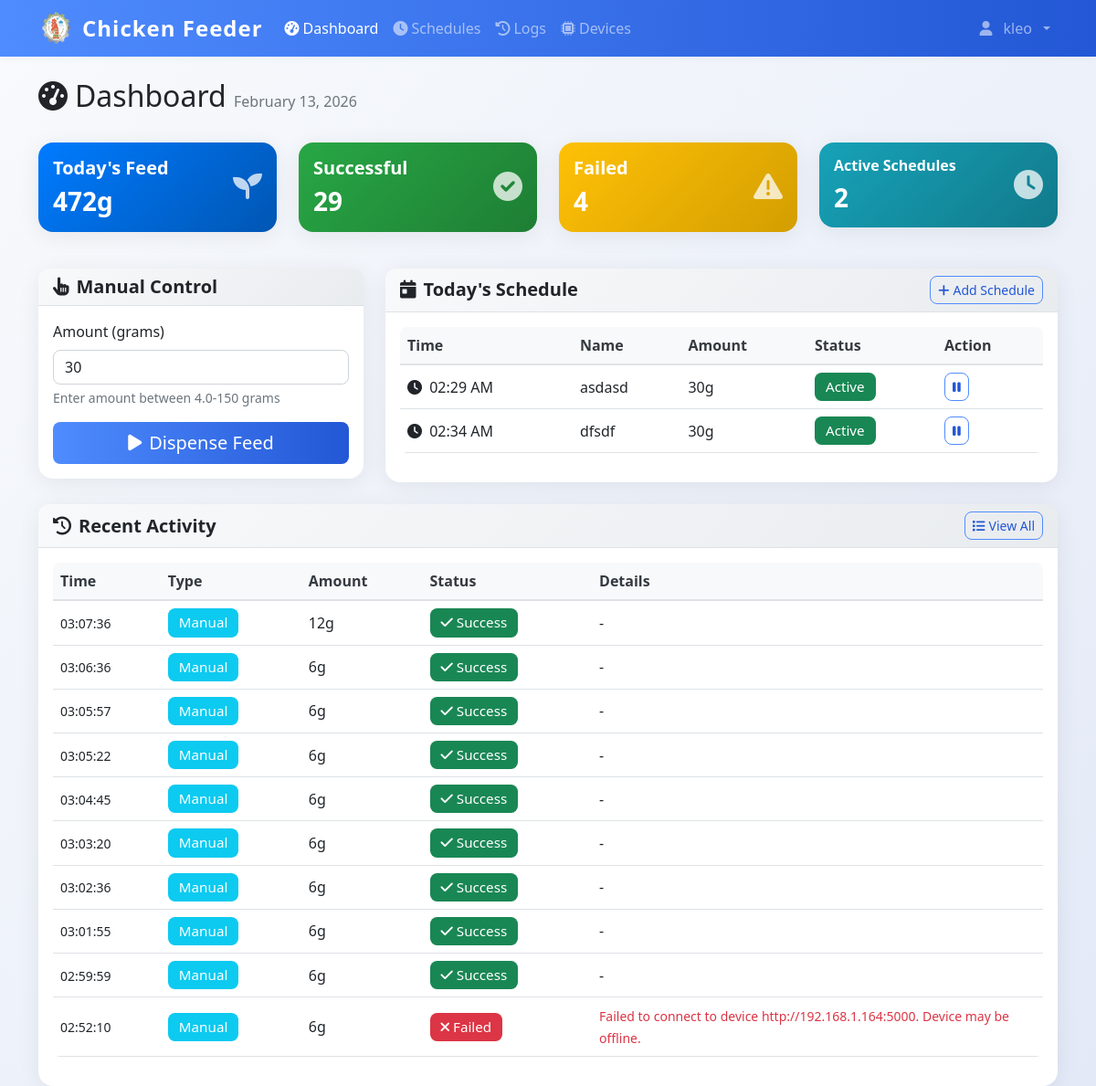
/dashboard (signed in), run on an earlier commit of the app's database.
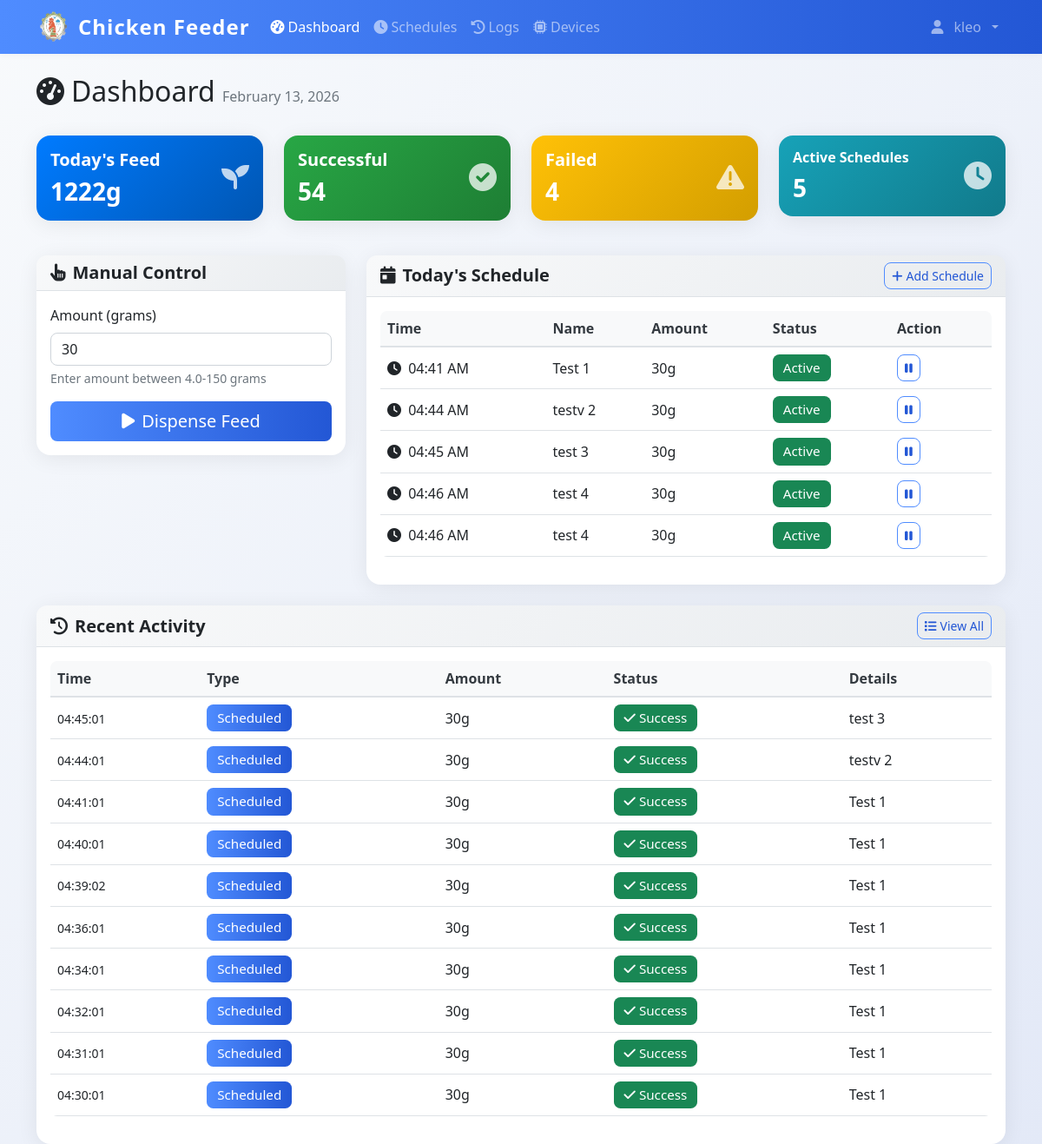
And on a later commit of the database.
### models.py (models this page shows)
class FeedSchedule(db.Model):
    id = db.Column(db.Integer, primary_key=True)
    name = db.Column(db.String(100), nullable=False)
    feed_time = db.Column(db.Time, nullable=False)
    amount_grams = db.Column(db.Integer, nullable=False)
    is_active = db.Column(db.Boolean, default=True)
    created_by = db.Column(db.Integer, db.ForeignKey('user.id'), nullable=False)
    created_at = db.Column(db.DateTime, default=datetime.now)
    user = db.relationship('User', backref=db.backref('schedules', lazy=True))

class DispenseLog(db.Model):
    id = db.Column(db.Integer, primary_key=True)
    timestamp = db.Column(db.DateTime, default=datetime.now, nullable=False)
    amount_grams = db.Column(db.Integer, nullable=False)
    trigger_type = db.Column(db.String(20), nullable=False)
    schedule_id = db.Column(db.Integer, db.ForeignKey('feed_schedule.id'), nullable=True)
    status = db.Column(db.String(20), default='success')
    error_message = db.Column(db.Text, nullable=True)
    image_path = db.Column(db.String(255), nullable=True)  # Path to captured feed image
    pellet_count = db.Column(db.Integer, nullable=True)  # Number of pellets detected in image
    grams_detected = db.Column(db.Float, nullable=True)  # Estimated grams of pellets in feeder
    grams_dispensed = db.Column(db.Integer, nullable=True)  # Actual amount dispensed by servo
    triggered_by = db.Column(db.Integer, db.ForeignKey('user.id'), nullable=True)
    schedule = db.relationship('FeedSchedule', backref=db.backref('dispense_logs', lazy=True))
    user = db.relationship('User', backref=db.backref('dispense_logs', lazy=True))

### app.py (the view)
@app.route('/dashboard', methods=['GET', 'POST'])
@login_required
def dashboard():
    from utils.model_utils import get_feed_ratio
    today_schedules = FeedSchedule.query.filter_by(created_by=current_user.id, is_active=True).order_by(FeedSchedule.feed_time).all()
    today_start = datetime.now().replace(hour=0, minute=0, second=0, microsecond=0)
    today_logs = DispenseLog.query.filter(
        DispenseLog.timestamp >= today_start,
        DispenseLog.triggered_by == current_user.id
    ).order_by(DispenseLog.timestamp.desc()).all()
    total_today = sum(log.amount_grams for log in today_logs if log.status == 'success')
    feed_config = get_feed_ratio()
    min_grams = feed_config.get('grams_per_drop', 4.0)
    return render_template('dashboard.html',
                         schedules=today_schedules,
                         logs=today_logs,
                         total_today=total_today,
                         min_grams=min_grams)

### app.py (called while the page is built)
@login_manager.user_loader
def load_user(user_id):
    return db.session.get(User, int(user_id))

@app.context_processor
def inject_datetime():
    return {'datetime': datetime}

@app.before_request
def restrict_admin_from_user_pages():
    if current_user.is_authenticated and getattr(current_user, 'is_admin', False):
        if not request.path.startswith('/admin'):
            if not request.path.startswith('/static') and not request.path.startswith('/logout'):
                return redirect(url_for('admin.dashboard'))

### utils/model_utils.py (called while the page is built)
def get_feed_ratio():
    if not os.path.exists(CONFIG_PATH):
        return {'pellets': 150, 'grams': 6.0, 'grams_per_drop': 4.0}
    with open(CONFIG_PATH, 'r') as f:
        data = json.load(f)
    if 'grams_per_drop' not in data:
        data['grams_per_drop'] = 4.0
    return data

### templates/dashboard.html (shortened to what the changed rows need)
{% extends "base.html" %}
{% block content %}
<div class="container mt-4">
    <div class="row mb-4">
    <div class="col">
        <h1 class="h2">
            <i class="fas fa-tachometer-alt me-2"></i>Dashboard
            <span class="text-muted fs-6">{{ datetime.now().strftime('%B %d, %Y') }}</span>
        </h1>
    </div>
</div>
<div class="row mb-4">
    <div class="col-md-3 mb-3">
        <div class="card bg-primary text-white">
            <div class="card-body">
                <div class="d-flex justify-content-between">
                    <div>
                        <h5 class="card-title">Today's Feed</h5>
                        <h3 class="mb-0" id="total-today">{{ total_today }}g</h3>
                    </div>
                </div>
            </div>
        </div>
    </div>
    <div class="col-md-3 mb-3">
        <div class="card bg-success text-white">
            <div class="card-body">
                <div class="d-flex justify-content-between">
                    <div>
                        <h5 class="card-title">Successful</h5>
                        <h3 class="mb-0" id="successful-today">{{ logs|selectattr('status', 'equalto', 'success')|list|length }}</h3>
                    </div>
                </div>
            </div>
        </div>
    </div>
    <div class="col-md-3 mb-3">
        <div class="card bg-info text-white">
            <div class="card-body">
                <div class="d-flex justify-content-between">
                    <div>
                        <h5 class="card-title fs-6">Active Schedules</h5>
                        <h3 class="mb-0">{{ schedules|selectattr('is_active')|list|length }}</h3>
                    </div>
                </div>
            </div>
        </div>
    </div>
</div>
<div class="row">
    <div class="col-lg-8 mb-4">
        <div class="card">
            <div class="card-body">
                {% if schedules %}
                <div class="table-responsive">
                    <table class="table table-hover">
                        <thead>
                            <tr>
                                <th>Time</th>
                                <th>Name</th>
                                <th>Amount</th>
                                <th>Status</th>
                                <th>Action</th>
                            </tr>
                        </thead>
                        <tbody>
                            {% for schedule in schedules %}
                            <tr>
                                <td>
                                    <i class="fas fa-clock me-1"></i>
                                    {{ schedule.feed_time.strftime('%I:%M %p') }}
                                </td>
                                <td>{{ schedule.name }}</td>
                                <td>{{ schedule.amount_grams }}g</td>
                                <td>
                                    {% if schedule.is_active %}
                                        <span class="badge bg-success">Active</span>
                                    {% else %}
                                        <span class="badge bg-secondary">Inactive</span>
                                    {% endif %}
                                </td>
                                <td>
                                    <button class="btn btn-sm btn-outline-primary"
                                            onclick="toggleSchedule({{ schedule.id }})">
                                        {% if schedule.is_active %}
                                            <i class="fas fa-pause"></i>
                                        {% else %}
                                            <i class="fas fa-play"></i>
                                        {% endif %}
                                    </button>
                                </td>
                            </tr>
                            {% endfor %}
                        </tbody>
                    </table>
                </div>
                {% endif %}
            </div>
        </div>
    </div>
</div>
<div class="row">
    <div class="col-12">
        <div class="card">
            <div class="card-body">
                {% if logs %}
                <div class="table-responsive">
                    <table class="table table-hover">
                        <thead>
                            <tr>
                                <th>Time</th>
                                <th>Type</th>
                                <th>Amount</th>
                                <th>Status</th>
                                <th>Details</th>
                            </tr>
                        </thead>
                        <tbody>
                            {% for log in logs[:10] %}
                            <tr>
                                <td>
                                    <small>{{ log.timestamp.strftime('%H:%M:%S') }}</small>
                                </td>
                                <td>
                                    {% if log.trigger_type == 'manual' %}
                                        <span class="badge bg-info">Manual</span>
                                    {% else %}
                                        <span class="badge bg-primary">Scheduled</span>
                                    {% endif %}
                                </td>
                                <td>{{ log.amount_grams }}g</td>
                                <td>
                                    {% if log.status == 'success' %}
                                        <span class="badge bg-success">
                                            <i class="fas fa-check me-1"></i>Success
                                        </span>
                                    {% else %}
                                        <span class="badge bg-danger">
                                            <i class="fas fa-times me-1"></i>Failed
                                        </span>
                                    {% endif %}
                                </td>
                                <td style="max-width: 300px;">
                                    {% if log.schedule %}
                                        {{ log.schedule.name }}
                                    {% elif log.error_message %}
                                        <small class="text-danger" title="{{ log.error_message }}" style="cursor: help;">
                                            {{ log.error_message[:100] }}{% if log.error_message|length > 100 %}...{% endif %}
                                        </small>
                                    {% else %}
                                        -
                                    {% endif %}
                                </td>
                            </tr>
                            {% endfor %}
                        </tbody>
                    </table>
                </div>
                {% else %}
                <div class="text-center text-muted py-4">
                    <i class="fas fa-history fa-3x mb-3"></i>
                    <p>No activity today</p>
                </div>
                {% endif %}
            </div>
        </div>
    </div>
</div>
</div>
{% endblock %}

What changed in the data, as far as the page shows it:
removed FeedSchedule: feed_time "02:29 AM", name "asdasd", amount_grams "30", is_active "Active"
no longer on this page (row unchanged): DispenseLog: timestamp "03:07:36", trigger_type "Manual", amount_grams "12", status "success" (drawn)
no longer on this page (row unchanged): DispenseLog: timestamp "03:06:36", trigger_type "Manual", amount_grams "6", status "success" (drawn)
no longer on this page (row unchanged): DispenseLog: timestamp "03:05:57", trigger_type "Manual", amount_grams "6", status "success" (drawn)
no longer on this page (row unchanged): DispenseLog: timestamp "03:05:22", trigger_type "Manual", amount_grams "6", status "success" (drawn)
no longer on this page (row unchanged): DispenseLog: timestamp "03:04:45", trigger_type "Manual", amount_grams "6", status "success" (drawn)
no longer on this page (row unchanged): DispenseLog: timestamp "03:03:20", trigger_type "Manual", amount_grams "6", status "success" (drawn)
no longer on this page (row unchanged): DispenseLog: timestamp "03:02:36", trigger_type "Manual", amount_grams "6", status "success" (drawn)
no longer on this page (row unchanged): DispenseLog: timestamp "03:01:55", trigger_type "Manual", amount_grams "6", status "success" (drawn)
no longer on this page (row unchanged): DispenseLog: timestamp "02:59:59", trigger_type "Manual", amount_grams "6", status "success" (drawn)
no longer on this page (row unchanged): DispenseLog: timestamp "02:52:10", trigger_type "Manual", amount_grams "6", status "failure" (drawn), error_message "Failed to connect to device http://192.168.1.164:5000. Device may be offline."
changed FeedSchedule: feed_time "02:34 AM" → "04:41 AM"; name "dfsdf" → "Test 1"
added FeedSchedule: feed_time "04:44 AM", name "testv 2", amount_grams "30", is_active "Active"
added FeedSchedule: feed_time "04:45 AM", name "test 3", amount_grams "30", is_active "Active"
added FeedSchedule: feed_time "04:46 AM", name "test 4", amount_grams "30", is_active "Active"
added FeedSchedule: feed_time "04:46 AM", name "test 4", amount_grams "30", is_active "Active"
added DispenseLog: timestamp "04:45:01", trigger_type "Scheduled", amount_grams "30", status "success" (drawn), schedule.name "test 3"
added DispenseLog: timestamp "04:44:01", trigger_type "Scheduled", amount_grams "30", status "success" (drawn), schedule.name "testv 2"
added DispenseLog: timestamp "04:41:01", trigger_type "Scheduled", amount_grams "30", status "success" (drawn), schedule.name "Test 1"
added DispenseLog: timestamp "04:40:01", trigger_type "Scheduled", amount_grams "30", status "success" (drawn), schedule.name "Test 1"
added DispenseLog: timestamp "04:39:02", trigger_type "Scheduled", amount_grams "30", status "success" (drawn), schedule.name "Test 1"
added DispenseLog: timestamp "04:36:01", trigger_type "Scheduled", amount_grams "30", status "success" (drawn), schedule.name "Test 1"
added DispenseLog: timestamp "04:34:01", trigger_type "Scheduled", amount_grams "30", status "success" (drawn), schedule.name "Test 1"
added DispenseLog: timestamp "04:32:01", trigger_type "Scheduled", amount_grams "30", status "success" (drawn), schedule.name "Test 1"
added DispenseLog: timestamp "04:31:01", trigger_type "Scheduled", amount_grams "30", status "success" (drawn), schedule.name "Test 1"
added DispenseLog: timestamp "04:30:01", trigger_type "Scheduled", amount_grams "30", status "success" (drawn), schedule.name "Test 1"
Also different on the page:
{{ total_today }}: "472" → "1222"
{{ logs|selectattr('status', 'equalto', 'success')|list|length }}: "29" → "54"
{{ schedules|selectattr('is_active')|list|length }}: "2" → "5"
